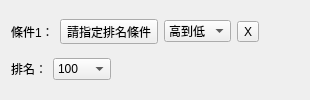
         <widget class="QWidget" name="widget_11" native="true">
          <layout class="QVBoxLayout" name="verticalLayout_19">
           <item>
            <layout class="QHBoxLayout" name="horizontalLayout_50">
             <item>
              <widget class="QLabel" name="label_51">
               <property name="text">
                <string>條件1：</string>
               </property>
              </widget>
             </item>
             <item>
              <widget class="QToolButton" name="toolButton_36">
               <property name="text">
                <string>請指定排名條件</string>
               </property>
              </widget>
             </item>
             <item>
              <widget class="QComboBox" name="comboBox_6">
               <item>
                <property name="text">
                 <string>高到低</string>
                </property>
               </item>
               <item>
                <property name="text">
                 <string>低到高</string>
                </property>
               </item>
              </widget>
             </item>
             <item>
              <widget class="QToolButton" name="toolButton_37">
               <property name="text">
                <string>X</string>
               </property>
              </widget>
             </item>
             <item>
              <spacer name="horizontalSpacer_33">
               <property name="orientation">
                <enum>Qt::Horizontal</enum>
               </property>
               <property name="sizeHint" stdset="0">
                <size>
                 <width>40</width>
                 <height>20</height>
                </size>
               </property>
              </spacer>
             </item>
            </layout>
           </item>
           <item>
            <layout class="QHBoxLayout" name="horizontalLayout_17">
             <item>
              <widget class="QLabel" name="label_13">
               <property name="text">
                <string>排名：</string>
               </property>
              </widget>
             </item>
             <item>
              <widget class="QComboBox" name="comboBox_7">
               <item>
                <property name="text">
                 <string>100</string>
                </property>
               </item>
               <item>
                <property name="text">
                 <string>200</string>
                </property>
               </item>
               <item>
                <property name="text">
                 <string>500</string>
                </property>
               </item>
               <item>
                <property name="text">
                 <string>1000</string>
                </property>
               </item>
              </widget>
             </item>
             <item>
              <spacer name="horizontalSpacer_7">
               <property name="orientation">
                <enum>Qt::Horizontal</enum>
               </property>
               <property name="sizeHint" stdset="0">
                <size>
                 <width>40</width>
                 <height>20</height>
                </size>
               </property>
              </spacer>
             </item>
            </layout>
           </item>
          </layout>
         </widget>
